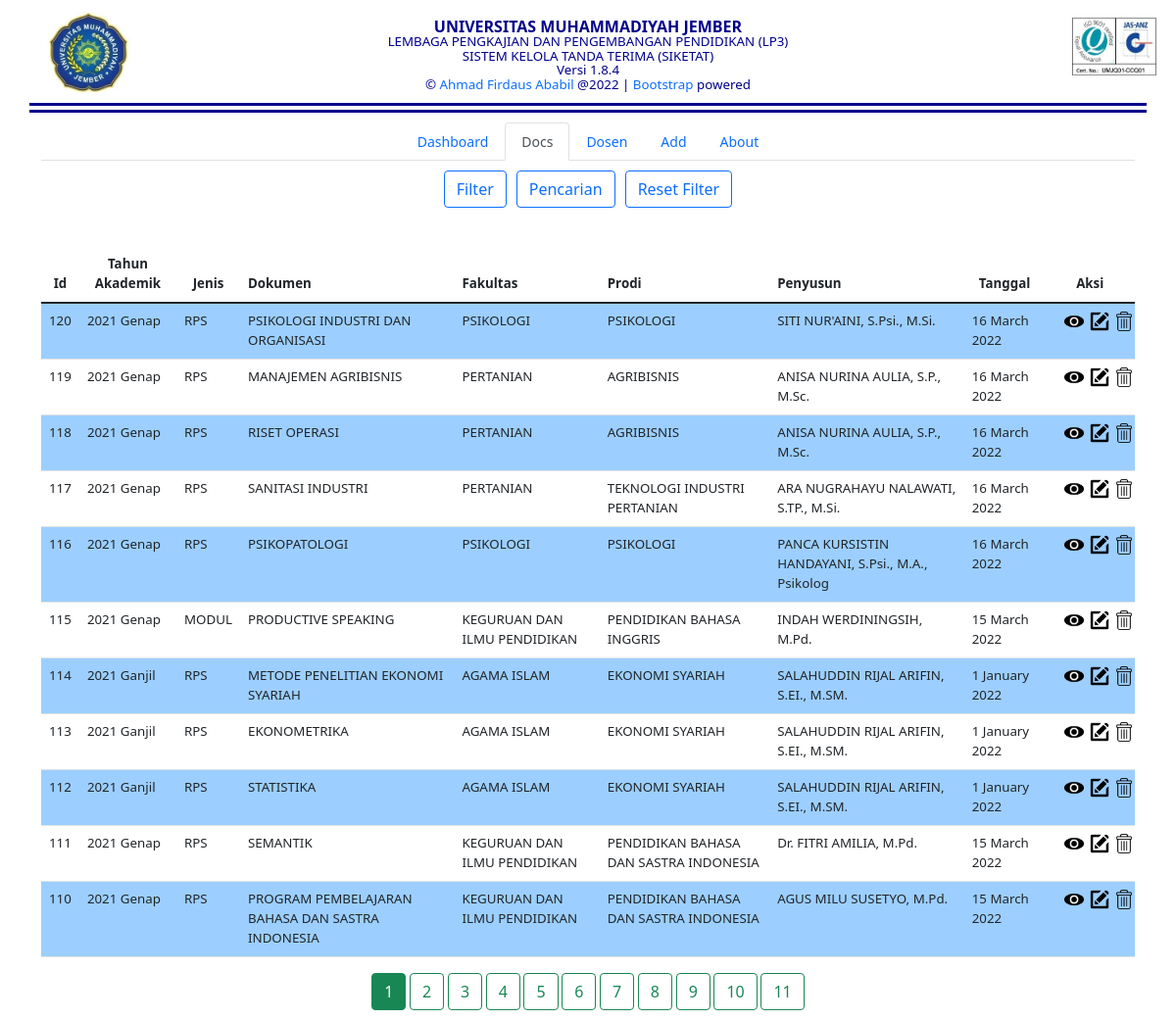
The page / on the database its author committed.
### tables this page shows
CREATE TABLE `dokumen` (
  `id` bigint(20) UNSIGNED NOT NULL,
  `jenis` tinyint(4) NOT NULL,
  `ta` tinyint(4) DEFAULT NULL,
  `modul` varchar(100) DEFAULT NULL,
  `fakultas` tinyint(4) NOT NULL,
  `prodi` tinyint(4) NOT NULL,
  `mk` varchar(100) NOT NULL,
  `kode_mk` varchar(30) NOT NULL,
  `kode_dokumen` varchar(30) NOT NULL,
  `penyusun` smallint(100) NOT NULL,
  `tanggal` varchar(10) NOT NULL
);

CREATE TABLE `ta` (
  `id_ta` tinyint(4) NOT NULL,
  `ta` varchar(30) NOT NULL
);

CREATE TABLE `jenis` (
  `id_jenis` tinyint(4) NOT NULL,
  `jenis` varchar(30) NOT NULL,
  `mkwu` tinyint(4) NOT NULL DEFAULT 0
);

CREATE TABLE `fakultas` (
  `id_fakultas` tinyint(4) NOT NULL,
  `fakultas` varchar(100) NOT NULL
);

CREATE TABLE `prodi` (
  `id_prodi` tinyint(4) NOT NULL,
  `id_fakultas` tinyint(4) NOT NULL,
  `prodi` varchar(100) NOT NULL,
  `primer` tinyint(4) NOT NULL DEFAULT 0,
  `nick` varchar(30) DEFAULT NULL
);

CREATE TABLE `dosen` (
  `id` smallint(6) NOT NULL,
  `nama` varchar(100) NOT NULL,
  `npk` varchar(30) DEFAULT NULL
);

### list/index.php (the view, shortened to what this page needs)
<?php
require_once('master.php');
$sql = "SELECT dokumen.tanggal, dokumen.id, ta.ta, jenis.jenis, fakultas.fakultas, prodi.prodi, dokumen.mk, dosen.nama from dokumen join jenis on dokumen.jenis = jenis.id_jenis join fakultas on dokumen.fakultas = fakultas.id_fakultas join prodi on dokumen.prodi = prodi.id_prodi join ta on dokumen.ta = ta.id_ta join dosen on dokumen.penyusun = dosen.id ORDER BY dokumen.id DESC";
$query = $con->query($sql);
if($query->num_rows == 0) {
	echo "Tidak ada data untuk ditampilkan.";
}
else {
	?>
	<div class="filtersearch nav justify-content-center">
	<a href="#" id="filter-bt" class="filtersearchbtn btn btn-outline-primary" onclick="secshow('filtersec', 'filter-bt')">Filter</a>
	<a href="#" id="search-bt" class="filtersearchbtn btn btn-outline-primary" onclick="secshow('searchsec', 'search-bt')">Pencarian</a>
	<a href="#" id="rest-bt" class="filtersearchbtn btn btn-outline-primary" onclick="backFunc()">Reset Filter</a>
	</div>
	<table id="tabel-member" class="table table-striped table-hover" cellpadding="5" cellspacing="0">
	<thead>
	<th class="table-sort text-center" onclick="sortTable('tabel-member',0)">Id</th>
	<th class="table-sort text-center" onclick="sortTable('tabel-member',1)">Tahun Akademik</th>
	<th class="table-sort text-center" onclick="sortTable('tabel-member',2)">Jenis</th>
	<th class="table-sort" onclick="sortTable('tabel-member',3)">Dokumen</th>
	<th class="table-sort" onclick="sortTable('tabel-member',4)">Fakultas</th>
	<th class="table-sort" onclick="sortTable('tabel-member',5)">Prodi</th>
	<th class="table-sort" onclick="sortTable('tabel-member',6)">Penyusun</th>
	<th class="table-sort text-center">Tanggal</th>
	<th class="text-center">Aksi</th>
	</thead>
	<tbody>
	<?php if(mysqli_num_rows($query)>0) { ?>
		<?php
		while ($data = mysqli_fetch_array($query)) {
			$xTgl = date_create($data['tanggal']);
			$yTgl = date_format($xTgl, 'Y-m-d h:i:sA');
			$tgl = strftime('%e %B %Y', strtotime($yTgl));
			?>
			<tr>
			<td><?php echo $data["id"];?></td>
			<td><?php echo $data["ta"];?></td>
			<td><?php echo $data["jenis"];?></td>
			<td><?php echo $data["mk"];?></td>
			<td><?php echo $data["fakultas"];?></td>
			<td><?php echo $data["prodi"];?></td>
			<td><?php echo $data["nama"];?></td>
			<td><?php echo $tgl;?></td>
			<td>
			<div id="aksi" class="container">
			<div class="row">
			<div class="col-sm-4 col-md-4 col-lg-4 col-xl-4">
			<a target="_self" class="aksi" href="preview/?id=<?php echo $data['id']; ?>&mk=<?php echo $data['mk']; ?>&author=<?php echo $data['nama']; ?>"><img src="assets/show.png"></a>
			</div>
			<div class="col-sm-4 col-md-4 col-lg-4 col-xl-4">
			<a target="_self" class="aksi" href="edit/?act=dokumen&id=<?php echo $data['id']; ?>"><img src="assets/edit.png"></a>
			</div>
			<div class="col-sm-4 col-md-4 col-lg-4 col-xl-4">
			<a target="_self" class="aksi" href="#" onclick="delet(<?php echo $data['id']; ?>)"><img src="assets/delete.png"></a>
			</div>
			</div>
			</div>
			</td>
			</tr>
			<?php }
		} ?>
		</tbody>
		</table>
		<?php
	}
	?>

### assets/lp3-main.css (style rules this page uses)
body { margin-top: 10px; margin-bottom: 10px; }
img { width: 20px; }
#tabel-member { margin-top: 30px; font-size: 10pt; }
.filtersearch { width: 100%; margin: 10px 0px 10px 0px; }
.filtersearchbtn { margin: 0px 5px 0px 5px; }

### assets/dashboard.css (style rules this page uses)
body { font-size: .875rem; }

### rows shown on the page
dokumen: id "120", ta.ta "2021 Genap", jenis.jenis "RPS", mk "PSIKOLOGI INDUSTRI DAN ORGANISASI", fakultas.fakultas "PSIKOLOGI", prodi.prodi "PSIKOLOGI", penyusun.nama "SITI NUR'AINI, S.Psi., M.Si.", tanggal "16 March 2022"
dokumen: id "119", ta.ta "2021 Genap", jenis.jenis "RPS", mk "MANAJEMEN AGRIBISNIS", fakultas.fakultas "PERTANIAN", prodi.prodi "AGRIBISNIS", penyusun.nama "ANISA NURINA AULIA, S.P., M.Sc.", tanggal "16 March 2022"
dokumen: id "118", ta.ta "2021 Genap", jenis.jenis "RPS", mk "RISET OPERASI", fakultas.fakultas "PERTANIAN", prodi.prodi "AGRIBISNIS", penyusun.nama "ANISA NURINA AULIA, S.P., M.Sc.", tanggal "16 March 2022"
dokumen: id "117", ta.ta "2021 Genap", jenis.jenis "RPS", mk "SANITASI INDUSTRI", fakultas.fakultas "PERTANIAN", prodi.prodi "TEKNOLOGI INDUSTRI PERTANIAN", penyusun.nama "ARA NUGRAHAYU NALAWATI, S.TP., M.Si.", tanggal "16 March 2022"
dokumen: id "116", ta.ta "2021 Genap", jenis.jenis "RPS", mk "PSIKOPATOLOGI", fakultas.fakultas "PSIKOLOGI", prodi.prodi "PSIKOLOGI", penyusun.nama "PANCA KURSISTIN HANDAYANI, S.Psi., M.A., Psikolog", tanggal "16 March 2022"
dokumen: id "115", ta.ta "2021 Genap", jenis.jenis "MODUL", mk "PRODUCTIVE SPEAKING", fakultas.fakultas "KEGURUAN DAN ILMU PENDIDIKAN", prodi.prodi "PENDIDIKAN BAHASA INGGRIS", penyusun.nama "INDAH WERDININGSIH, M.Pd.", tanggal "15 March 2022"
dokumen: id "114", ta.ta "2021 Ganjil", jenis.jenis "RPS", mk "METODE PENELITIAN EKONOMI SYARIAH", fakultas.fakultas "AGAMA ISLAM", prodi.prodi "EKONOMI SYARIAH", penyusun.nama "SALAHUDDIN RIJAL ARIFIN, S.EI., M.SM.", tanggal "1 January 2022"
dokumen: id "113", ta.ta "2021 Ganjil", jenis.jenis "RPS", mk "EKONOMETRIKA", fakultas.fakultas "AGAMA ISLAM", prodi.prodi "EKONOMI SYARIAH", penyusun.nama "SALAHUDDIN RIJAL ARIFIN, S.EI., M.SM.", tanggal "1 January 2022"
dokumen: id "112", ta.ta "2021 Ganjil", jenis.jenis "RPS", mk "STATISTIKA", fakultas.fakultas "AGAMA ISLAM", prodi.prodi "EKONOMI SYARIAH", penyusun.nama "SALAHUDDIN RIJAL ARIFIN, S.EI., M.SM.", tanggal "1 January 2022"
dokumen: id "111", ta.ta "2021 Genap", jenis.jenis "RPS", mk "SEMANTIK", fakultas.fakultas "KEGURUAN DAN ILMU PENDIDIKAN", prodi.prodi "PENDIDIKAN BAHASA DAN SASTRA INDONESIA", penyusun.nama "Dr. FITRI AMILIA, M.Pd.", tanggal "15 March 2022"
dokumen: id "110", ta.ta "2021 Genap", jenis.jenis "RPS", mk "PROGRAM PEMBELAJARAN BAHASA DAN SASTRA INDONESIA", fakultas.fakultas "KEGURUAN DAN ILMU PENDIDIKAN", prodi.prodi "PENDIDIKAN BAHASA DAN SASTRA INDONESIA", penyusun.nama "AGUS MILU SUSETYO, M.Pd.", tanggal "15 March 2022"

### other values the page prints
$appver "1.8.4"
$rights "2022"
